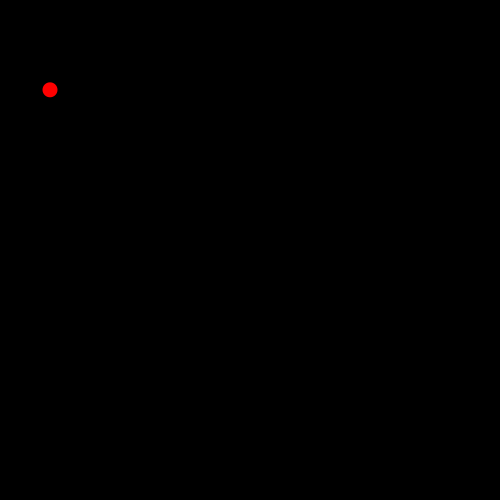
Frame 1 (no input)
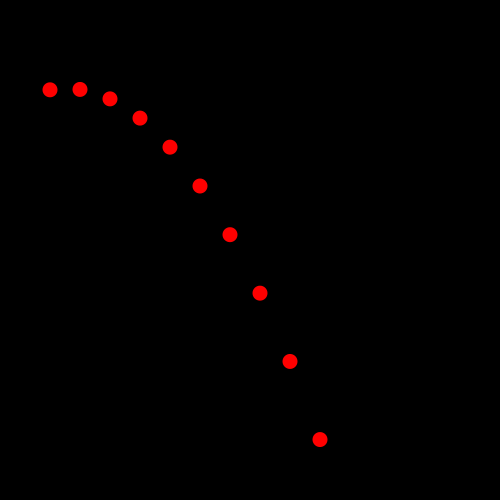
Frame 60 (the mouse pressed at the canvas centre just before this capture)
Frame 120 (the mouse held since frame 60 and released just before this capture): identical to frame 60, image omitted

The Processing sketch that drew these frames (run headless with seeded random() and noise(); from frame 60 on, the mouse is pressed at the canvas centre):

// Processing sketch: sketch_3_1
// ── sketch_3_1.pde
//Made by Robin Venhuizen and Thomas van Wanrooij, 2019

PVector pos;
PVector speed;
PVector gravity;
PVector force;

void setup() {
  size(500, 500);
  background(0);
  noStroke();
  force = new PVector(30, -20);
  speed = new PVector(force.x, force.y);
  gravity = new PVector(0, 9.81);
  pos = new PVector(20, 100);
}

void draw() {
  fill(255, 0, 0);
  speed = speed.add(gravity);
  pos = pos.add(speed);
  ellipse(pos.x, pos.y, 15, 15);
}
